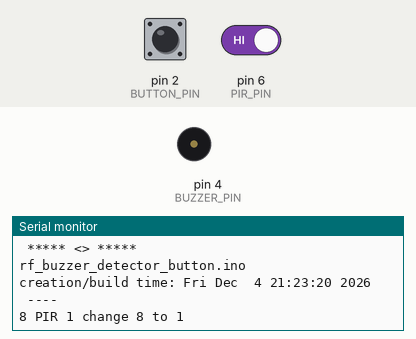
Simulated run of this sketch. Board: Arduino Nano, built with avr-gcc and run on an emulated ATmega328P. Shown: buzzer (waves = sounding, pin HIGH), the last lines printed to the serial monitor. The test bench sets the inputs (shaded band); at power-on: pin 2 (BUTTON_PIN) HIGH, pin 6 (PIR_PIN) HIGH.

Above: at 1.2 s.
1.3 s: pin 2 (BUTTON_PIN) pulled LOW for 0.15 s
At 1.8 s:
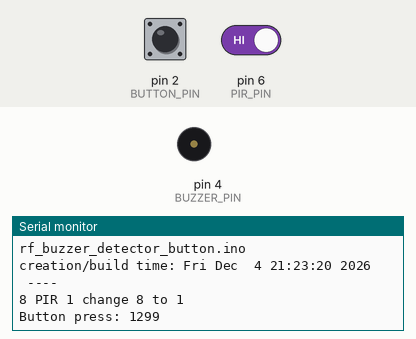
2.9 s: pin 2 (BUTTON_PIN) pulled LOW for 1 s
At 4.2 s:
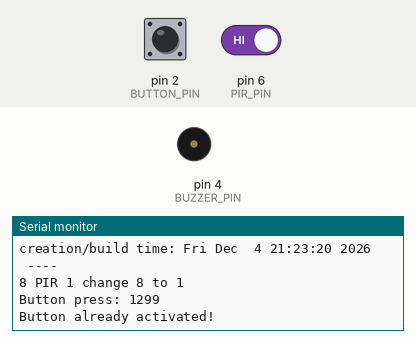

Measured:
- after the input at 1.3 s, the serial monitor: prints a new line at once (image 1)
- after the input at 2.9 s, the serial monitor: prints a new line at once (image 2)

The sketch:

rf_buzzer_detector_button.ino
```cpp
/*
 * RF-Nano, headers, transmitter for PIR/distance sensor/button
 */

// #include "RF24.h"
// #include <RF24Network.h>
// #include <SPI.h>

// #define radioChannel 111
// #define CE_PIN 10
// #define CSN_PIN 9

// one button or more buttons can be connected to trigger human presence manually
#define BUTTON_PIN 2
#define BUZZER_PIN 4
#define PIR_PIN 6

// /**** Configure the nrf24l01 CE and CSN pins ****/
// RF24 radio(CE_PIN, CSN_PIN); // nRF24L01 (CE, CSN)
// RF24Network network(radio); // Include the radio in the network

// const uint16_t buzzernode = 02; // Address of this node in Octal format (04, 031, etc.)
// const uint16_t basenode = 00; // Address of the home/host/controller node in Octal format
// const uint8_t radiolevel = RF24_PA_LOW; // RF24_PA_MIN (0), RF24_PA_LOW (1), RF24_PA_HIGH (2), RF24_PA_MAX (3)

// const unsigned long keywordvalB = 0xbeeffeed;
// const unsigned long keywordvalD = 0xdeeffeeb;

// struct base_payload{
//   uint32_t keyword;
//   uint32_t timing;
//   uint8_t count;
//   uint8_t bvalue;
// };

// struct detector_payload{
//   uint32_t keyword;
//   uint32_t timing;
//   uint8_t count;
//   uint8_t dvalue;
//   uint8_t cvalue;
// };

bool newdata = false;
unsigned long currentmilli = 0;
// uint8_t detectionValue = 0;
// uint8_t commandValue = 0;

void setup() {
  Serial.begin(115200);
  while (!Serial) { // some boards need this because of native USB capability
    delay(10);
  }

  // setup for sensors
  pinMode(BUTTON_PIN, INPUT_PULLUP);
  pinMode(BUZZER_PIN, OUTPUT);
  pinMode(PIR_PIN, INPUT);

  Serial.println(F(" ***** <> *****"));
  Serial.println(__FILE__);
  Serial.print(F("creation/build time: "));
  Serial.println(__TIMESTAMP__);
  Serial.flush();

  // SPI.begin();
  // if (!radio.begin()){
  //   Serial.println(F("Radio HW error."));
  //   while (true) delay(1000);
  // }
  // radio.setPALevel(radiolevel, 0);
  // radio.setDataRate(RF24_1MBPS);
  // network.begin(radioChannel, detectornode);
  // Serial.print(F("radioChannel: "));
  // Serial.print(radioChannel);
  // Serial.print(F(", level: "));
  // Serial.println(radiolevel);

  attachInterrupt(digitalPinToInterrupt(BUTTON_PIN), buttonPress, FALLING); // trigger when button is pressed

  Serial.println(F(" ----"));
}

bool activePIR = false;
bool activeBUTTON = false;

// //===== Receiving =====//
// bool receiveRFnetwork(){
//   // unsigned long currentRFmilli = millis();
//   bool mreceived = false;

//   if (network.available()){ // Is there any incoming data?
//     RF24NetworkHeader header;
//     network.peek(header);
//     if ((header.from_node != basenode)||(header.type != 'B')) {
//       Serial.print(F("Received unexpected message, from_node: "));
//       Serial.print(header.from_node);
//       Serial.print(F(", type: "));
//       Serial.print(header.type);
//       Serial.println(char(header.type));
//     }
//     else{
//       base_payload Rxdata;
//       network.read(header, &Rxdata, sizeof(Rxdata)); // Read the incoming data
//       if (Rxdata.keyword == keywordvalB){
//         Serial.print(F("Data received from base/collector "));
//         Serial.println(millis());
//         mreceived = true;
//         // in case a message is received, with specific data, the detector could be 'reset' (for example)


//       }
//       else{
//         Serial.println(F("Keyword failure"));
//       }
//     }
//   }

//   return mreceived;
// }

// //===== Sending =====//
// bool transmitRFnetwork(bool pfresh){
//   static unsigned long sendingTimer = 0;
//   static uint8_t counter = 0;
//   static uint8_t failcount = 0;
//   bool fresh = pfresh;
//   unsigned long currentRFmilli = millis();
//   bool w_ok;

//   // Every x seconds, or on new data
//   if ((fresh)||((unsigned long)(currentRFmilli - sendingTimer) > 60000)){
//     sendingTimer = currentRFmilli;

//     detector_payload Txdata;
//     Txdata.keyword = keywordvalD;
//     Txdata.timing = currentRFmilli;
//     Txdata.count = counter++;
//     Txdata.dvalue = detectionValue;
//     Txdata.cvalue = commandValue;

//     Serial.print(F("Message dvalue: "));
//     Serial.print(Txdata.dvalue);
//     Serial.print(F(", cvalue: "));
//     Serial.print(Txdata.cvalue);

//     RF24NetworkHeader header0(basenode, 'K'); // address where the data is going
//     w_ok = network.write(header0, &Txdata, sizeof(Txdata)); // Send the data
//     Serial.print(F(", send "));
//     if (w_ok){
//       fresh = false;
//       failcount = 0;
//     }
//     else{
//       Serial.print(F("failed "));
//       failcount++;
//     }
//     Serial.print(F("m # "));
//     Serial.print(Txdata.count);
//     Serial.print(F(", "));
//     Serial.println(currentRFmilli);

//     if (failcount > 4){
//       fresh = false; // do not send a lot of messages continuously
//     }
//   }

//   return fresh;
// }

bool pressBUTTON = false;
uint8_t remPIR1 = 3;
uint8_t curPIR1 = 3;
unsigned long difPIR = 3;
unsigned long difPIRtime1 = 0;
unsigned long buttontime = 0;

void loop() {

  //network.update();

  currentmilli = millis();

  //newdata = receiveRFnetwork(currentmilli);

  //************************ sensors ****************//
  newdata = false;

  curPIR1 = digitalRead(PIR_PIN);
  if (curPIR1 != remPIR1){
    difPIR = (unsigned long)(currentmilli - difPIRtime1);
    Serial.print(currentmilli);
    Serial.print(F(" PIR 1 change "));
    Serial.print(difPIR);
    Serial.print(F(" to "));
    Serial.println(curPIR1);
    remPIR1 = curPIR1;
    difPIRtime1 = currentmilli;

    // if change in PIR, refresh globals
    activePIR = curPIR1 == HIGH;
  }

  if (pressBUTTON){
    pressBUTTON = false;
    newdata = true;
    buttontime = currentmilli;
    activeBUTTON = true;
  }

  if (((unsigned long)(currentmilli - buttontime) > 10000)){
    activeBUTTON = false;
    buttontime = currentmilli;
  }

  //************************ sensors ****************//

  //newdata = trackSensors(newdata, currentmilli);

  //transmitRFnetwork(newdata);

}

void buttonPress(){
  if (!activeBUTTON){
    pressBUTTON = true;
    Serial.print(F("Button press: "));
    Serial.println(millis());
  }
  else {
    Serial.println(F("Button already activated! "));
  }
}
```
